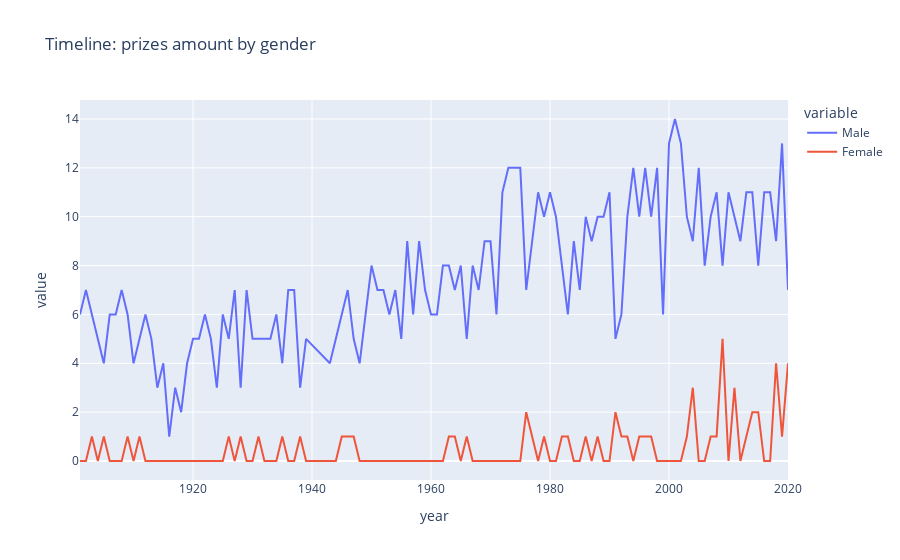

The notebook cell this image was saved under:
### Code cell
fig = px.line(
    df_count_gender, 
    x=df_count_gender.index, 
    y=['Male', 'Female'], 
    title="Timeline: prizes amount by gender")
fig.show()

### Figure 1 — Plotly figure (JSON) as saved in the notebook; plotly's stock layout.template omitted (floating-point values rounded to 4 significant figures)
{"data": [{"hovertemplate": "variable=Male<br>year=%{x}<br>value=%{y}<extra></extra>", "legendgroup": "Male", "line": {"color": "#636efa", "dash": "solid"}, "marker": {"symbol": "circle"}, "mode": "lines", "name": "Male", "orientation": "v", "showlegend": true, "type": "scatter", "x": [1901, 1902, 1903, 1904, 1905, 1906, 1907, 1908, 1909, 1910, 1911, 1912, 1913, 1914, 1915, 1916, 1917, 1918, 1919, 1920, 1921, 1922, 1923, 1924, 1925, 1926, 1927, 1928, 1929, 1930, 1931, 1932, 1933, 1934, 1935, 1936, 1937, 1938, 1939, 1943, 1944, 1945, 1946, 1947, 1948, 1949, 1950, 1951, 1952, 1953, 1954, 1955, 1956, 1957, 1958, 1959, 1960, 1961, 1962, 1963, 1964, 1965, 1966, 1967, 1968, 1969, 1970, 1971, 1972, 1973, 1974, 1975, 1976, 1977, 1978, 1979, 1980, 1981, 1982, 1983, 1984, 1985, 1986, 1987, 1988, 1989, 1990, 1991, 1992, 1993, 1994, 1995, 1996, 1997, 1998, 1999, 2000, 2001, 2002, 2003, 2004, 2005, 2006, 2007, 2008, 2009, 2010, 2011, 2012, 2013, 2014, 2015, 2016, 2017, 2018, 2019, 2020], "xaxis": "x", "y": [6, 7, 6, 5, 4, 6, 6, 7, 6, 4, 5, 6, 5, 3, 4, 1, 3, 2, 4, 5, 5, 6, 5, 3, 6, 5, 7, 3, 7, 5, 5, 5, 5, 6, 4, 7, 7, 3, 5, 4, 5, 6, 7, 5, 4, 6, 8, 7, 7, 6, 7, 5, 9, 6, 9, 7, 6, 6, 8, 8, 7, 8, 5, 8, 7, 9, 9, 6, 11, 12, 12, 12, 7, 9, 11, 10, 11, 10, 8, 6, 9, 7, 10, 9, 10, 10, 11, 5, 6, 10, 12, 10, 12, 10, 12, 6, 13, 14, 13, 10, 9, 12, 8, 10, 11, 8, 11, 10, 9, 11, 11, 8, 11, 11, 9, 13, 7], "yaxis": "y"}, {"hovertemplate": "variable=Female<br>year=%{x}<br>value=%{y}<extra></extra>", "legendgroup": "Female", "line": {"color": "#EF553B", "dash": "solid"}, "marker": {"symbol": "circle"}, "mode": "lines", "name": "Female", "orientation": "v", "showlegend": true, "type": "scatter", "x": [1901, 1902, 1903, 1904, 1905, 1906, 1907, 1908, 1909, 1910, 1911, 1912, 1913, 1914, 1915, 1916, 1917, 1918, 1919, 1920, 1921, 1922, 1923, 1924, 1925, 1926, 1927, 1928, 1929, 1930, 1931, 1932, 1933, 1934, 1935, 1936, 1937, 1938, 1939, 1943, 1944, 1945, 1946, 1947, 1948, 1949, 1950, 1951, 1952, 1953, 1954, 1955, 1956, 1957, 1958, 1959, 1960, 1961, 1962, 1963, 1964, 1965, 1966, 1967, 1968, 1969, 1970, 1971, 1972, 1973, 1974, 1975, 1976, 1977, 1978, 1979, 1980, 1981, 1982, 1983, 1984, 1985, 1986, 1987, 1988, 1989, 1990, 1991, 1992, 1993, 1994, 1995, 1996, 1997, 1998, 1999, 2000, 2001, 2002, 2003, 2004, 2005, 2006, 2007, 2008, 2009, 2010, 2011, 2012, 2013, 2014, 2015, 2016, 2017, 2018, 2019, 2020], "xaxis": "x", "y": [0, 0, 1, 0, 1, 0, 0, 0, 1, 0, 1, 0, 0, 0, 0, 0, 0, 0, 0, 0, 0, 0, 0, 0, 0, 1, 0, 1, 0, 0, 1, 0, 0, 0, 1, 0, 0, 1, 0, 0, 0, 1, 1, 1, 0, 0, 0, 0, 0, 0, 0, 0, 0, 0, 0, 0, 0, 0, 0, 1, 1, 0, 1, 0, 0, 0, 0, 0, 0, 0, 0, 0, 2, 1, 0, 1, 0, 0, 1, 1, 0, 0, 1, 0, 1, 0, 0, 2, 1, 1, 0, 1, 1, 1, 0, 0, 0, 0, 0, 1, 3, 0, 0, 1, 1, 5, 0, 3, 0, 1, 2, 2, 0, 0, 4, 1, 4], "yaxis": "y"}], "layout": {"legend": {"title": {"text": "variable"}, "tracegroupgap": 0}, "title": {"text": "Timeline: prizes amount by gender"}, "xaxis": {"anchor": "y", "domain": [0, 1], "title": {"text": "year"}}, "yaxis": {"anchor": "x", "domain": [0, 1], "title": {"text": "value"}}}}
